Frame 1 (no input): blank canvas, image omitted
Frame 60 (the mouse pressed at the canvas centre just before this capture): blank canvas, image omitted
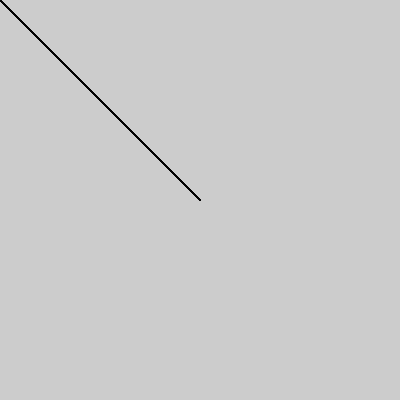
Frame 120 (the mouse held since frame 60 and released just before this capture)

The Processing sketch whose frames 1 and 60 were blank and that drew this single picture after the mouse press (run headless with seeded random() and noise(); from frame 60 on, the mouse is pressed at the canvas centre):

// Processing sketch: processing_117998
// ── processing_117998.pde

void setup(){
  size(400,400);
  smooth();
}

void draw(){
  line(10, 10, mouseX, mouseY);
}
